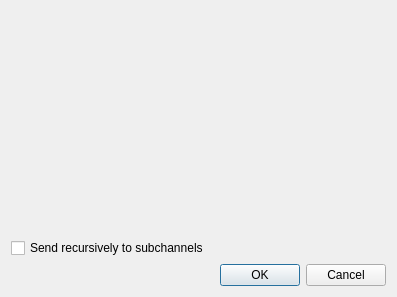
<?xml version="1.0" encoding="UTF-8"?>
<ui version="4.0">
 <class>Poke</class>
 <widget class="QDialog" name="Poke">
  <property name="geometry">
   <rect>
    <x>0</x>
    <y>0</y>
    <width>397</width>
    <height>297</height>
   </rect>
  </property>
  <layout class="QVBoxLayout">
   <item>
    <layout class="QVBoxLayout" name="verticalLayout">
     <item>
      <widget class="RichTextEditor" name="rteMessage" native="true"/>
     </item>
    </layout>
   </item>
   <item>
    <widget class="QCheckBox" name="qcbTreeMessage">
     <property name="toolTip">
      <string>If checked the message is recursively sent to all subchannels</string>
     </property>
     <property name="text">
      <string>Send recursively to subchannels</string>
     </property>
    </widget>
   </item>
   <item>
    <widget class="QDialogButtonBox" name="qbbButtons">
     <property name="orientation">
      <enum>Qt::Horizontal</enum>
     </property>
     <property name="standardButtons">
      <set>QDialogButtonBox::Cancel|QDialogButtonBox::Ok</set>
     </property>
    </widget>
   </item>
  </layout>
 </widget>
 <customwidgets>
  <customwidget>
   <class>RichTextEditor</class>
   <extends>QWidget</extends>
   <header>RichTextEditor.h</header>
   <container>1</container>
  </customwidget>
 </customwidgets>
 <resources/>
 <connections>
  <connection>
   <sender>qbbButtons</sender>
   <signal>accepted()</signal>
   <receiver>Poke</receiver>
   <slot>accept()</slot>
   <hints>
    <hint type="sourcelabel">
     <x>257</x>
     <y>287</y>
    </hint>
    <hint type="destinationlabel">
     <x>157</x>
     <y>274</y>
    </hint>
   </hints>
  </connection>
  <connection>
   <sender>qbbButtons</sender>
   <signal>rejected()</signal>
   <receiver>Poke</receiver>
   <slot>reject()</slot>
   <hints>
    <hint type="sourcelabel">
     <x>325</x>
     <y>287</y>
    </hint>
    <hint type="destinationlabel">
     <x>286</x>
     <y>274</y>
    </hint>
   </hints>
  </connection>
 </connections>
</ui>
